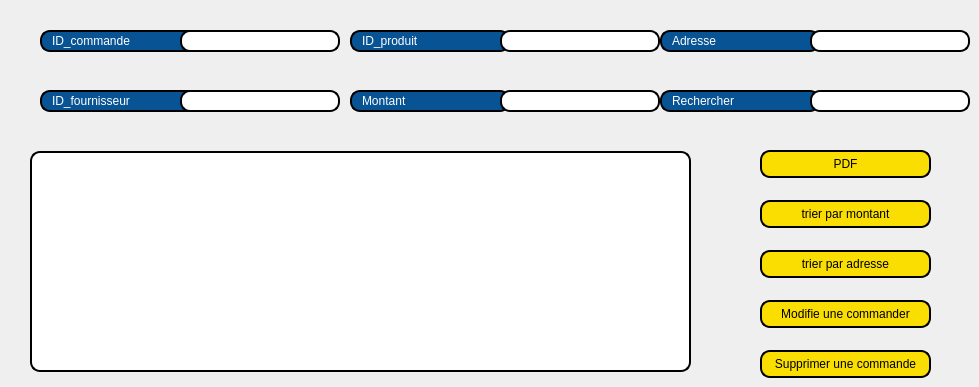
     <widget class="QWidget" name="tab_8">
      <attribute name="title">
       <string>afficher commande</string>
      </attribute>
      <widget class="QTableView" name="afficher_commande">
       <property name="geometry">
        <rect>
         <x>30</x>
         <y>151</y>
         <width>661</width>
         <height>221</height>
        </rect>
       </property>
       <property name="styleSheet">
        <string notr="true">border: 2px solid black;
font:8pt &quot;MS Shell Dlg 2&quot; ;
border-radius: 10px;
padding: 0 8px;
color:black;
background: white;
selection-background-color: gray;</string>
       </property>
      </widget>
      <widget class="QLineEdit" name="lineEdit_28">
       <property name="geometry">
        <rect>
         <x>40</x>
         <y>30</y>
         <width>160</width>
         <height>22</height>
        </rect>
       </property>
       <property name="styleSheet">
        <string notr="true">border: 2px solid black;
font:8pt &quot;MS Shell Dlg 2&quot; ;
border-radius: 10px;
padding: 0 8px;
color:rgb(255, 255, 255);
background: #085394;
selection-background-color: gray;</string>
       </property>
       <property name="text">
        <string>ID_commande</string>
       </property>
      </widget>
      <widget class="QLineEdit" name="lineEdit_29">
       <property name="geometry">
        <rect>
         <x>40</x>
         <y>90</y>
         <width>160</width>
         <height>22</height>
        </rect>
       </property>
       <property name="styleSheet">
        <string notr="true">border: 2px solid black;
font:8pt &quot;MS Shell Dlg 2&quot; ;
border-radius: 10px;
padding: 0 8px;
color:rgb(255, 255, 255);
background: #085394;
selection-background-color: gray;</string>
       </property>
       <property name="text">
        <string>ID_fournisseur</string>
       </property>
      </widget>
      <widget class="QLineEdit" name="lineEdit_idc_2">
       <property name="geometry">
        <rect>
         <x>180</x>
         <y>30</y>
         <width>160</width>
         <height>22</height>
        </rect>
       </property>
       <property name="styleSheet">
        <string notr="true">border: 2px solid black;
font:8pt &quot;MS Shell Dlg 2&quot; ;
border-radius: 10px;
padding: 0 8px;
color:black;
background: white;
selection-background-color: gray;</string>
       </property>
      </widget>
      <widget class="QLineEdit" name="lineEdit_fournisseur_3">
       <property name="geometry">
        <rect>
         <x>180</x>
         <y>90</y>
         <width>160</width>
         <height>22</height>
        </rect>
       </property>
       <property name="styleSheet">
        <string notr="true">border: 2px solid black;
font:8pt &quot;MS Shell Dlg 2&quot; ;
border-radius: 10px;
padding: 0 8px;
color:black;
background: white;
selection-background-color: gray;</string>
       </property>
      </widget>
      <widget class="QLineEdit" name="lineEdit_32">
       <property name="geometry">
        <rect>
         <x>350</x>
         <y>30</y>
         <width>160</width>
         <height>22</height>
        </rect>
       </property>
       <property name="styleSheet">
        <string notr="true">border: 2px solid black;
font:8pt &quot;MS Shell Dlg 2&quot; ;
border-radius: 10px;
padding: 0 8px;
color:rgb(255, 255, 255);
background: #085394;
selection-background-color: gray;</string>
       </property>
       <property name="text">
        <string>ID_produit</string>
       </property>
      </widget>
      <widget class="QLineEdit" name="lineEdit_33">
       <property name="geometry">
        <rect>
         <x>350</x>
         <y>90</y>
         <width>160</width>
         <height>22</height>
        </rect>
       </property>
       <property name="styleSheet">
        <string notr="true">border: 2px solid black;
font:8pt &quot;MS Shell Dlg 2&quot; ;
border-radius: 10px;
padding: 0 8px;
color:rgb(255, 255, 255);
background: #085394;
selection-background-color: gray;</string>
       </property>
       <property name="text">
        <string>Montant</string>
       </property>
      </widget>
      <widget class="QLineEdit" name="lineEdit_produit_2">
       <property name="geometry">
        <rect>
         <x>500</x>
         <y>30</y>
         <width>160</width>
         <height>22</height>
        </rect>
       </property>
       <property name="styleSheet">
        <string notr="true">border: 2px solid black;
font:8pt &quot;MS Shell Dlg 2&quot; ;
border-radius: 10px;
padding: 0 8px;
color:black;
background: white;
selection-background-color: gray;</string>
       </property>
      </widget>
      <widget class="QLineEdit" name="lineEdit_montant_2">
       <property name="geometry">
        <rect>
         <x>500</x>
         <y>90</y>
         <width>160</width>
         <height>22</height>
        </rect>
       </property>
       <property name="styleSheet">
        <string notr="true">border: 2px solid black;
font:8pt &quot;MS Shell Dlg 2&quot; ;
border-radius: 10px;
padding: 0 8px;
color:black;
background: white;
selection-background-color: gray;</string>
       </property>
      </widget>
      <widget class="QLineEdit" name="lineEdit_36">
       <property name="geometry">
        <rect>
         <x>660</x>
         <y>30</y>
         <width>160</width>
         <height>22</height>
        </rect>
       </property>
       <property name="styleSheet">
        <string notr="true">border: 2px solid black;
font:8pt &quot;MS Shell Dlg 2&quot; ;
border-radius: 10px;
padding: 0 8px;
color:rgb(255, 255, 255);
background: #085394;
selection-background-color: gray;</string>
       </property>
       <property name="text">
        <string>Adresse</string>
       </property>
      </widget>
      <widget class="QLineEdit" name="lineEdit_adressec_2">
       <property name="geometry">
        <rect>
         <x>810</x>
         <y>30</y>
         <width>160</width>
         <height>22</height>
        </rect>
       </property>
       <property name="styleSheet">
        <string notr="true">border: 2px solid black;
font:8pt &quot;MS Shell Dlg 2&quot; ;
border-radius: 10px;
padding: 0 8px;
color:black;
background: white;
selection-background-color: gray;</string>
       </property>
      </widget>
      <widget class="QLineEdit" name="lineEdit_38">
       <property name="geometry">
        <rect>
         <x>660</x>
         <y>90</y>
         <width>160</width>
         <height>22</height>
        </rect>
       </property>
       <property name="styleSheet">
        <string notr="true">border: 2px solid black;
font:8pt &quot;MS Shell Dlg 2&quot; ;
border-radius: 10px;
padding: 0 8px;
color:rgb(255, 255, 255);
background: #085394;
selection-background-color: gray;</string>
       </property>
       <property name="text">
        <string>Rechercher</string>
       </property>
      </widget>
      <widget class="QLineEdit" name="lineEdit_rechercherc">
       <property name="geometry">
        <rect>
         <x>810</x>
         <y>90</y>
         <width>160</width>
         <height>22</height>
        </rect>
       </property>
       <property name="styleSheet">
        <string notr="true">border: 2px solid black;
font:8pt &quot;MS Shell Dlg 2&quot; ;
border-radius: 10px;
padding: 0 8px;
color:black;
background: white;
selection-background-color: gray;</string>
       </property>
      </widget>
      <widget class="QPushButton" name="trier_commande">
       <property name="geometry">
        <rect>
         <x>760</x>
         <y>200</y>
         <width>171</width>
         <height>28</height>
        </rect>
       </property>
       <property name="styleSheet">
        <string notr="true">border: 2px solid black;
font: 75 8pt &quot;MS Shell Dlg 2&quot;;
border-radius: 10px;
padding: 0 8px;
background: #fade02;
font: bold, &quot;Comic Sans MS&quot;;;
text-align:center;
</string>
       </property>
       <property name="text">
        <string>trier par montant</string>
       </property>
      </widget>
      <widget class="QPushButton" name="modif_commande">
       <property name="geometry">
        <rect>
         <x>760</x>
         <y>300</y>
         <width>171</width>
         <height>28</height>
        </rect>
       </property>
       <property name="styleSheet">
        <string notr="true">border: 2px solid black;
font: 75 8pt &quot;MS Shell Dlg 2&quot;;
border-radius: 10px;
padding: 0 8px;
background: #fade02;
font: bold, &quot;Comic Sans MS&quot;;;
text-align:center;
</string>
       </property>
       <property name="text">
        <string>Modifie une commander</string>
       </property>
      </widget>
      <widget class="QPushButton" name="supp_commande">
       <property name="geometry">
        <rect>
         <x>760</x>
         <y>350</y>
         <width>171</width>
         <height>28</height>
        </rect>
       </property>
       <property name="styleSheet">
        <string notr="true">border: 2px solid black;
font: 75 8pt &quot;MS Shell Dlg 2&quot;;
border-radius: 10px;
padding: 0 8px;
background: #fade02;
font: bold, &quot;Comic Sans MS&quot;;;
text-align:center;
</string>
       </property>
       <property name="text">
        <string>Supprimer une commande</string>
       </property>
      </widget>
      <widget class="QPushButton" name="trier_adresseC">
       <property name="geometry">
        <rect>
         <x>760</x>
         <y>250</y>
         <width>171</width>
         <height>28</height>
        </rect>
       </property>
       <property name="styleSheet">
        <string notr="true">border: 2px solid black;
font: 75 8pt &quot;MS Shell Dlg 2&quot;;
border-radius: 10px;
padding: 0 8px;
background: #fade02;
font: bold, &quot;Comic Sans MS&quot;;;
text-align:center;
</string>
       </property>
       <property name="text">
        <string>trier par adresse</string>
       </property>
      </widget>
      <widget class="QPushButton" name="pdf">
       <property name="geometry">
        <rect>
         <x>760</x>
         <y>150</y>
         <width>171</width>
         <height>28</height>
        </rect>
       </property>
       <property name="styleSheet">
        <string notr="true">border: 2px solid black;
font: 75 8pt &quot;MS Shell Dlg 2&quot;;
border-radius: 10px;
padding: 0 8px;
background: #fade02;
font: bold, &quot;Comic Sans MS&quot;;;
text-align:center;
</string>
       </property>
       <property name="text">
        <string>PDF</string>
       </property>
      </widget>
     </widget>
